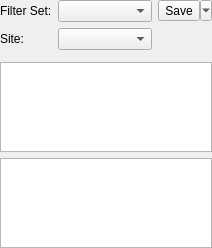
<?xml version="1.0" encoding="UTF-8"?>
<ui version="4.0">
 <class>FilterSetWidget</class>
 <widget class="QWidget" name="FilterSetWidget">
  <property name="geometry">
   <rect>
    <x>0</x>
    <y>0</y>
    <width>212</width>
    <height>248</height>
   </rect>
  </property>
  <property name="windowTitle">
   <string>Form</string>
  </property>
  <layout class="QVBoxLayout" name="verticalLayout">
   <property name="margin">
    <number>0</number>
   </property>
   <item>
    <layout class="QGridLayout" name="gridLayout">
     <item row="1" column="0">
      <widget class="QLabel" name="siteCodeLabel">
       <property name="text">
        <string>Site:</string>
       </property>
      </widget>
     </item>
     <item row="1" column="1" colspan="2">
      <widget class="QComboBox" name="siteCodeCombo"/>
     </item>
     <item row="0" column="0">
      <widget class="QLabel" name="filterSetLabel">
       <property name="text">
        <string>Filter Set:</string>
       </property>
      </widget>
     </item>
     <item row="0" column="1" colspan="2">
      <widget class="QComboBox" name="filterSetCombo"/>
     </item>
     <item row="0" column="3">
      <widget class="QToolButton" name="filterSetTool">
       <property name="text">
        <string>Save</string>
       </property>
       <property name="icon">
        <iconset resource="resources.qrc">
         <normaloff>:/plugins/ark/filter/saveFilterSet.png</normaloff>:/plugins/ark/filter/saveFilterSet.png</iconset>
       </property>
       <property name="popupMode">
        <enum>QToolButton::MenuButtonPopup</enum>
       </property>
      </widget>
     </item>
    </layout>
   </item>
   <item>
    <widget class="QFrame" name="newFilterFrame">
     <layout class="QHBoxLayout" name="horizontalLayout_2">
      <property name="margin">
       <number>0</number>
      </property>
     </layout>
    </widget>
   </item>
   <item>
    <widget class="QListWidget" name="filterClauseList">
     <property name="showDropIndicator" stdset="0">
      <bool>false</bool>
     </property>
     <property name="selectionMode">
      <enum>QAbstractItemView::NoSelection</enum>
     </property>
    </widget>
   </item>
   <item>
    <widget class="QListWidget" name="schematicClauseList">
     <property name="showDropIndicator" stdset="0">
      <bool>false</bool>
     </property>
     <property name="selectionMode">
      <enum>QAbstractItemView::NoSelection</enum>
     </property>
    </widget>
   </item>
  </layout>
  <action name="saveFilterSetAction">
   <property name="icon">
    <iconset resource="resources.qrc">
     <normaloff>:/plugins/ark/filter/saveFilterSet.png</normaloff>:/plugins/ark/filter/saveFilterSet.png</iconset>
   </property>
   <property name="text">
    <string>Save Filter Set</string>
   </property>
  </action>
  <action name="deleteFilterSetAction">
   <property name="icon">
    <iconset resource="resources.qrc">
     <normaloff>:/plugins/ark/filter/deleteFilterSet.svg</normaloff>:/plugins/ark/filter/deleteFilterSet.svg</iconset>
   </property>
   <property name="text">
    <string>Delete Filter Set</string>
   </property>
  </action>
  <action name="exportFilterSetAction">
   <property name="icon">
    <iconset resource="resources.qrc">
     <normaloff>:/plugins/ark/filter/exportFilterSet.png</normaloff>:/plugins/ark/filter/exportFilterSet.png</iconset>
   </property>
   <property name="text">
    <string>Export Filter Set</string>
   </property>
  </action>
  <action name="reloadFilterSetAction">
   <property name="icon">
    <iconset resource="resources.qrc">
     <normaloff>:/plugins/ark/data/refreshData.svg</normaloff>:/plugins/ark/data/refreshData.svg</iconset>
   </property>
   <property name="text">
    <string>Reload Filter Set</string>
   </property>
  </action>
 </widget>
 <resources/>
 <connections/>
</ui>
